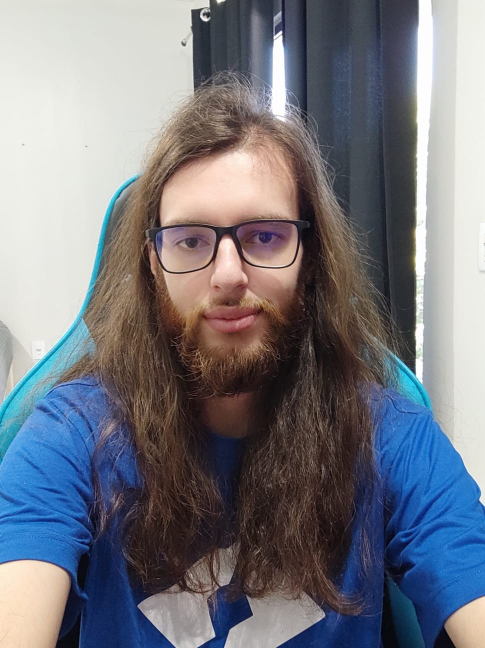
#> input picture processamento-de-imagens/L10-thresholding-segmentation/me.jpeg, 970 x 1296 px (shown at 1/2 size)
$ python atividade.py
#> lines starting #> are read from the running program, lines starting #| are printed output that depends on the picture; after the words box and inside, x2 and y2 are one past the last pixel; in counts of white or black regions, pixels touching at a corner belong together
# 1 - Faça upload para o colab de uma fotografia de rosto sua e converta para escala de cinza
# 2 - Utilize segmentação de otsu global e segmentação adaptativa
# 3 - Verifique os resultados, comente os achados utilizando markdown as respostas as perguntas abaixo
# 3.1 - Com essa técnica de segmentação vc consegue isolar os olhos ou cabelo da sua fotografia?
# 3.2 - Qual método teve melhor resultado na remoção do fundo?
import numpy as np
from skimage import io, filters
from matplotlib import pyplot as plt


def plotMany(figures, cmap):
    plt.figure(figsize=(10, 10))
    subplotNumber = 241
    for figure in (figures):
        plt.subplot(subplotNumber)
        plt.imshow(figure, cmap=cmap)
        subplotNumber += 1


im = io.imread('me.jpeg')
#> im is the input picture: shape (1296, 970, 3); mean R, G, B 119, 120.8, 129.2
im = im[:, :, 0]
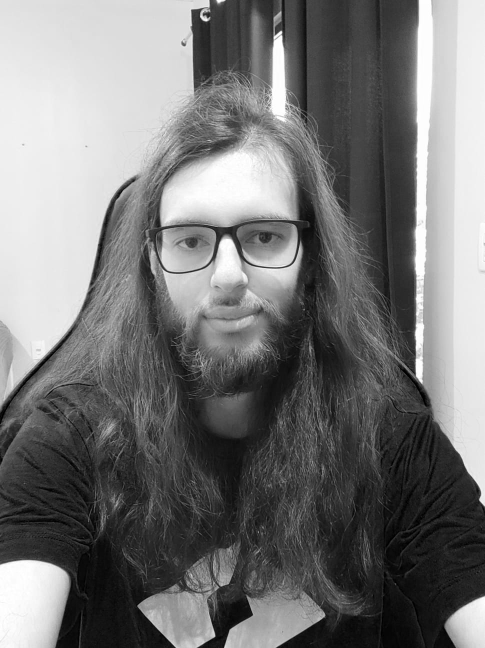
#> im: shape (1296, 970) (shown at 1/2 size); min 0, max 255, mean 119

lin, col = np.shape(im)
#> lin = 1296; col = 970

t1 = filters.threshold_otsu(im)
#> t1 = 136
seg1 = np.where(im > t1, 1, 0)
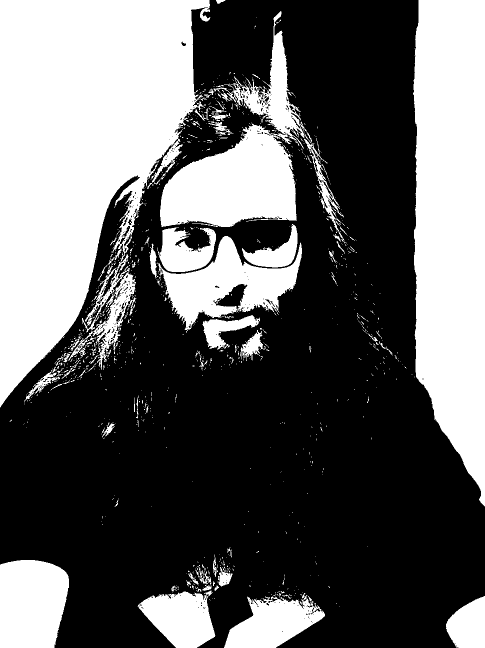
#> seg1: shape (1296, 970) int64 (shown at 1/2 size); values 0 (black) and 1 (white), 38.7% white; 1079 white regions (967 under 20 px), largest, box (x1, y1, x2, y2) and area: (0, 0, 421, 815) 205932, (826, 0, 970, 1013) 121920, (320, 22, 624, 454) 48068

t2 = filters.rank.otsu(im, np.ones((25, 25)))
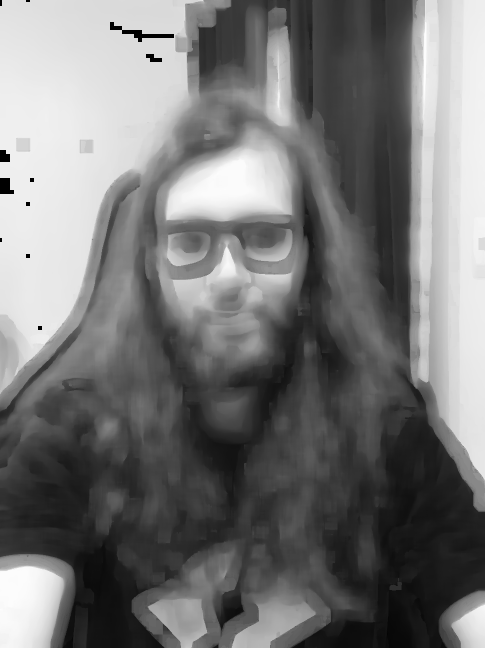
#> t2: shape (1296, 970) (shown at 1/2 size); min 0, max 253, mean 118.1
seg2 = np.where(im > t2, 1, 0)
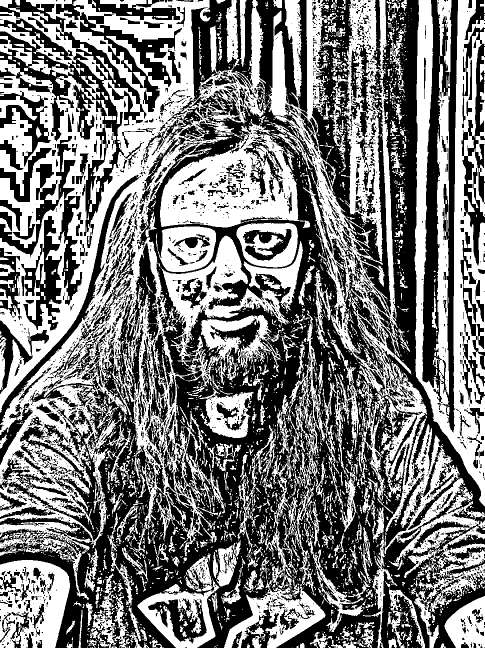
#> seg2: shape (1296, 970) int64 (shown at 1/2 size); values 0 (black) and 1 (white), 48.1% white; 3739 white regions (3152 under 20 px), largest, box (x1, y1, x2, y2) and area: (0, 0, 579, 1200) 231964, (829, 0, 970, 1013) 67250, (534, 0, 970, 1140) 63567

plotMany([im, seg1, seg2], cmap='gray')
#> the loop in plotMany, `for figure in (figures):` made 3 passes
#> after the loop in plotMany, `for figure in (figures):`: subplotNumber = 244
